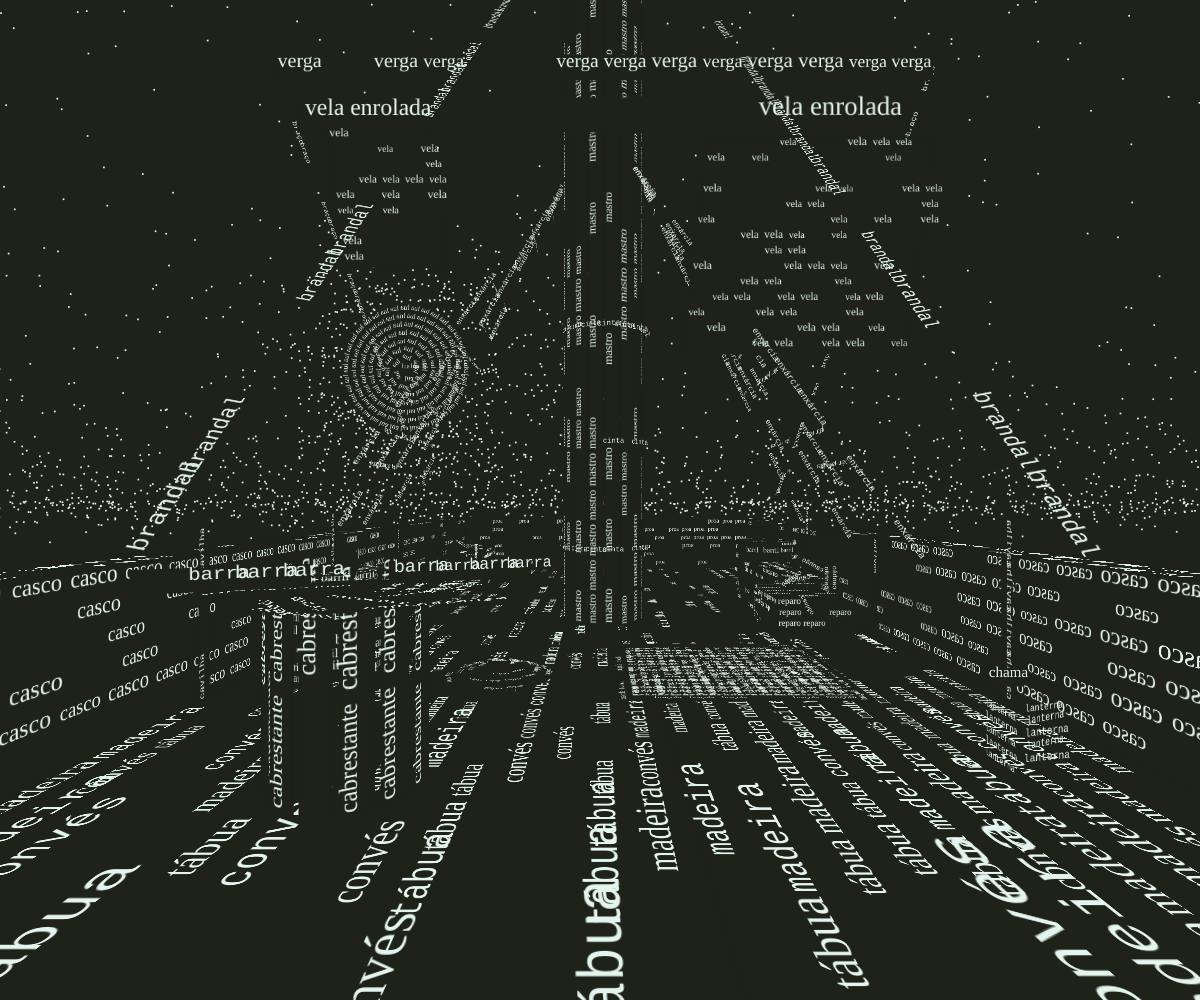
Frame 1 (no input)
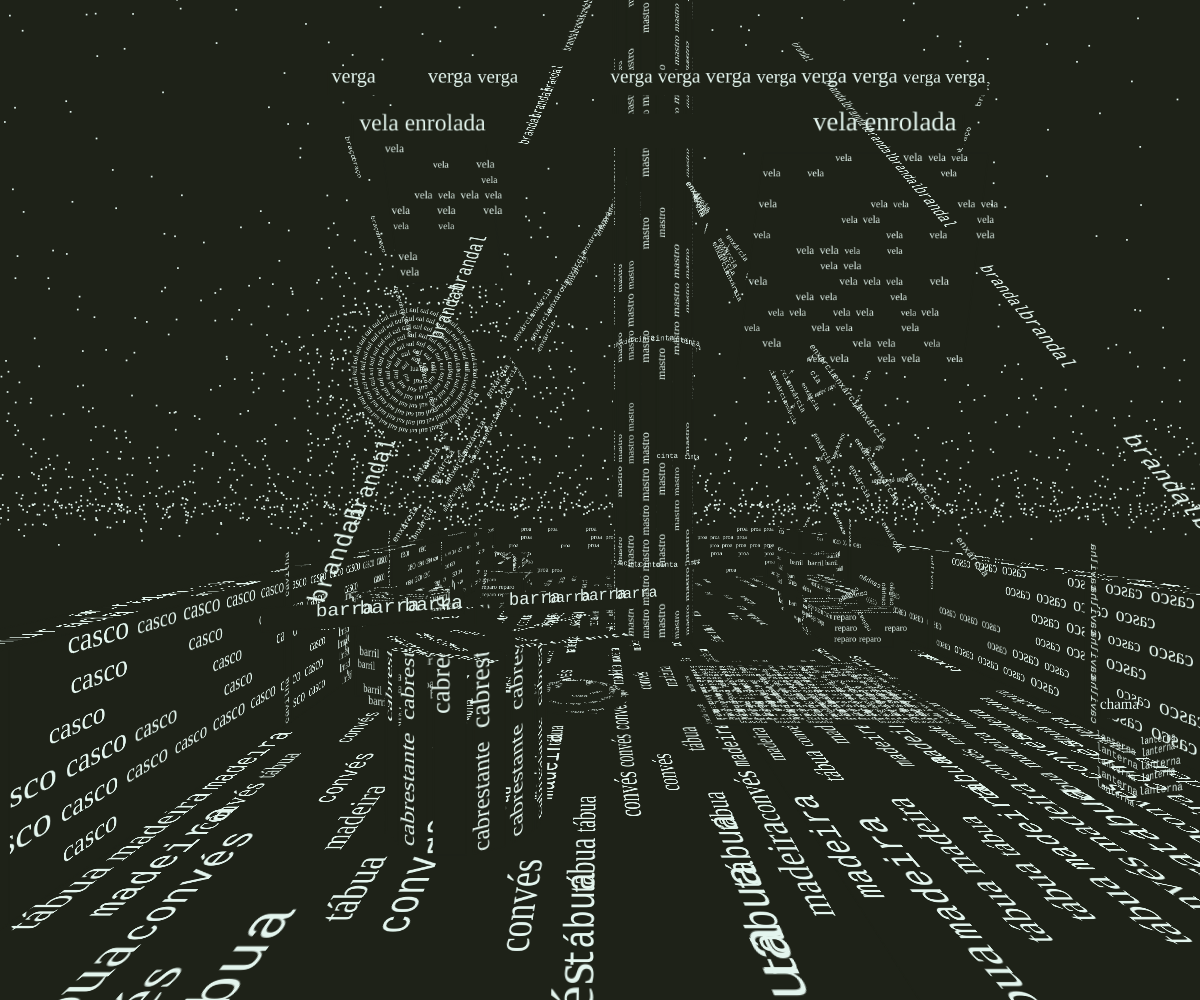
Frame 60 (no input)
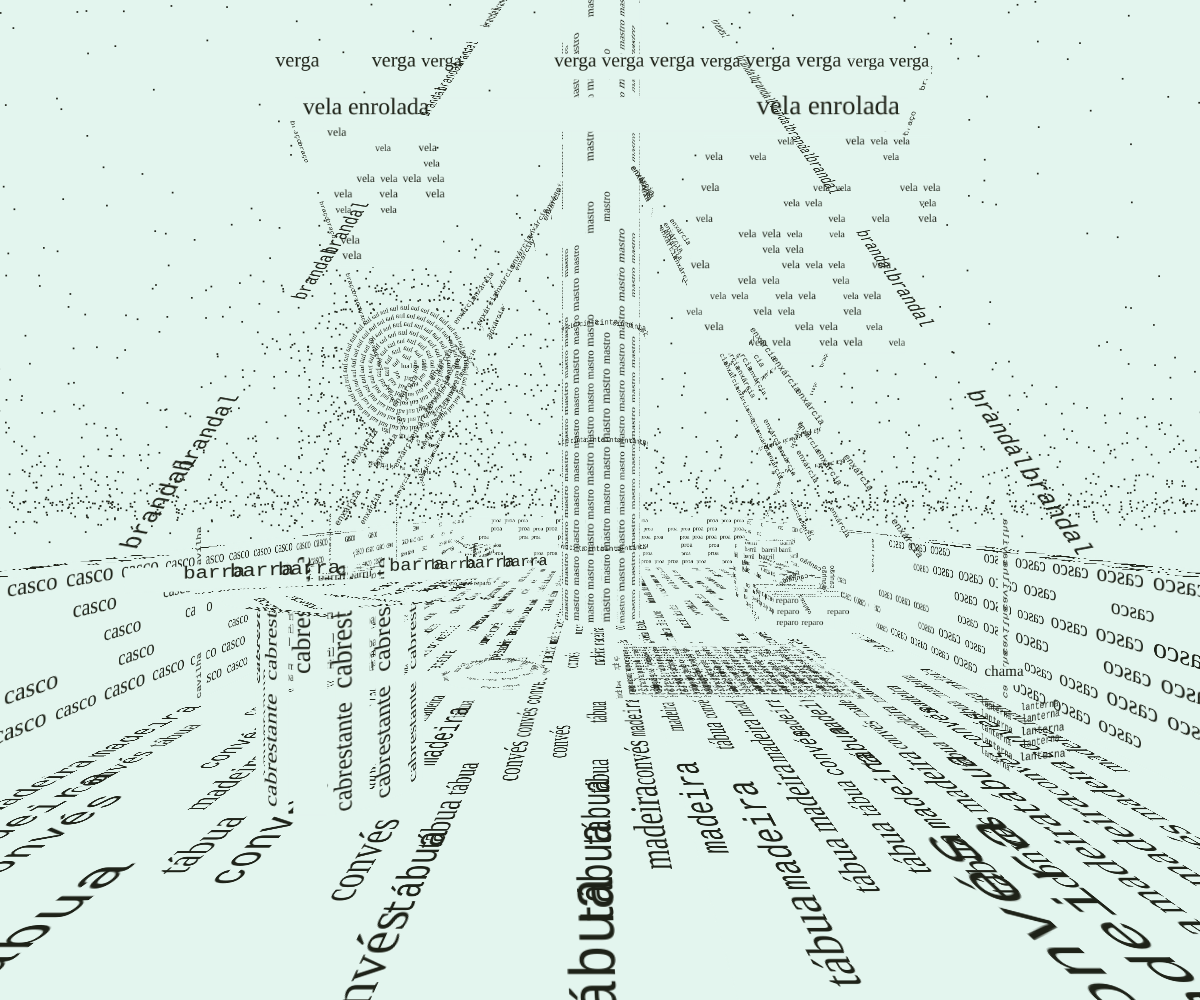
Frame 120 (the mouse pressed at the canvas centre since frame 60)

The p5.js sketch that drew these frames (run headless with seeded random() and noise() and a simulated clock; from frame 60 on, the mouse is pressed at the canvas centre):

// p5.js sketch
// ── sketch.js
// Convés 3D feito só de palavras — 1 ponto de fuga, dither por luz, inspirada em Return of the Obra Dinn.
// p5.js v2 (jsDelivr). Cada palavra vive no espaço 3D (metros) e é projetada a cada frame.
const SER = ["Georgia, serif", "'Times New Roman', serif"], MONO = ["'Courier New', monospace"];
const SANS = ["Verdana, sans-serif", "Impact, 'Arial Narrow', sans-serif"], IMP = ["Impact, 'Arial Narrow', sans-serif"];
const SCR = ["'Brush Script MT', cursive"];
const LV = { obj: { a: .36, b: 1, tm: .6 }, struct: { a: .28, b: 1, tm: .7 }, bg: { a: .1, b: .5, tm: 1 }, sp: { a: .12, b: 1, tm: .7 }, moon: { a: 1, b: 1, tm: 0 } };
const LIGHTS = [[-10, 10, 20, 30, .3, 0], [2.3, .4, 3.6, 4.2, .8, 1], [0, 3, 6, 9, .2, 0]]; // x,y,z,raio,força,flicker
const S = 40; // tamanho local do texto (escalado por matriz)
let faces = [], inv = false, moved = false, camX = 0, camY = 1.5, FL = 520, cx = 0, cy = 0;

const vAdd = (a, b) => [a[0] + b[0], a[1] + b[1], a[2] + b[2]], vSub = (a, b) => [a[0] - b[0], a[1] - b[1], a[2] - b[2]];
const vMul = (a, k) => [a[0] * k, a[1] * k, a[2] * k], vLen = a => Math.hypot(a[0], a[1], a[2]), vNrm = a => vMul(a, 1 / vLen(a));
const prj = (x, y, z) => [cx + FL * (x - camX) / z, cy - FL * (y - camY) / z];

function setup() { createCanvas(windowWidth, windowHeight); pixelDensity(1); build(); }
function windowResized() { resizeCanvas(windowWidth, windowHeight); }
function mousePressed() { inv = !inv; document.body.style.background = inv ? '#e3f5ee' : '#1e2218'; resetSprites(); }
function mouseMoved() { moved = true; }

// ---------- construção ----------
function addFace(quad, k, fill, words, lv, dots) { faces.push({ quad, k, fill, words, lv, dots }); }
const GAP = { obj: 1.12, struct: 1.3, bg: 1.7, sp: 1.3, moon: 1.12 }, ROW = { obj: 1.25, struct: 1.5, bg: 2, sp: 1.5, moon: 1.25 };
function lineWords(words, t, s0, d, len, H, up, F, lv) {
  let p = random(0, .3) * H;
  while (p < len) {
    const tt = Array.isArray(t) ? random(t) : t, f = random(F), h = H * random(.9, 1.12);
    textFont(f); textSize(100);
    words.push({ t: tt, f, h, x: s0[0] + d[0] * p, y: s0[1] + d[1] * p, z: s0[2] + d[2] * p, d, u: up, th: random() * LV[lv].tm });
    p += textWidth(tt) / 100 * h * GAP[lv];
  }
}
// superfície: linhas de palavras ao longo de A, empilhadas ao longo de B
function surf(t, O, A, B, H, up, F, lv, o = {}) {
  const d = vNrm(A), n = Math.max(1, Math.round(vLen(B) / (H * ROW[lv]))), words = [];
  for (let i = 0; i < n; i++) lineWords(words, t, vAdd(O, vMul(B, (i + .5) / n)), d, vLen(A), H, up, F, lv);
  const q = [O, vAdd(O, A), vAdd(vAdd(O, A), B), vAdd(O, B)];
  addFace(q, o.k ?? (q[0][2] + q[2][2]) / 2, o.fill ?? true, words, lv);
}
function rail(t, P, Q, H, up, F, lv, o = {}) { surf(t, P, vSub(Q, P), vMul(up, H * 1.3), H, up, F, lv, o); }
// anel (ou arco) de palavras: C + U cosθ + V sinθ
function circ(t, C, U, V, H, F, lv, o = {}) {
  const words = []; let a = o.a0 ?? 0;
  while (a < (o.a1 ?? TWO_PI)) {
    const f = random(F), h = H * random(.92, 1.1);
    textFont(f); textSize(100);
    const out = [U[0] * cos(a) + V[0] * sin(a), U[1] * cos(a) + V[1] * sin(a), U[2] * cos(a) + V[2] * sin(a)];
    const tg = [-U[0] * sin(a) + V[0] * cos(a), -U[1] * sin(a) + V[1] * cos(a), -U[2] * sin(a) + V[2] * cos(a)];
    words.push({ t, f, h, x: C[0] + out[0], y: C[1] + out[1], z: C[2] + out[2], d: vNrm(tg), u: o.up || vNrm(out), th: random() * LV[lv].tm });
    a += textWidth(t) / 100 * h * 1.15 / vLen(tg);
  }
  addFace(null, o.k ?? C[2], false, words, lv);
}
function boxy(t, x, y, z, w, h, d, H, F, lv) { // caixa vista de frente: lateral, topo, frente
  surf(t, [x + w / 2 < 0 ? x + w : x, y, z], [0, 0, d], [0, h, 0], H, [0, 1, 0], F, lv);
  surf(t, [x, y + h, z], [w, 0, 0], [0, 0, d], H, [0, 0, 1], F, lv);
  surf(t, [x, y, z], [w, 0, 0], [0, h, 0], H, [0, 1, 0], F, lv);
}
function rope(t, P, Q, H, lv, o = {}) { // cabo: faixa de palavras entre dois pontos 3D
  if (P[0] > Q[0]) [P, Q] = [Q, P];
  const A = vSub(Q, P); let u = [-A[1], A[0], 0];
  u = vLen(u) < 1e-6 ? [0, 1, 0] : vNrm(u);
  surf(t, P, A, vMul(u, H * 1.3), H, u, o.F || MONO, lv, { k: o.k ?? (P[2] + Q[2]) / 2, fill: o.fill ?? false });
}
function column(t, cx, cz, R, y0, y1, H, n, lv, F) { // cilindro vertical: colunas de palavras na metade da frente
  for (let i = 0; i < n; i++) {
    const a = (i + .5) / n * PI, x = cx - R * cos(a), z = cz - R * sin(a), up = [-sin(a), 0, cos(a)];
    rail(t, [x - up[0] * H * .65, y0, z - up[2] * H * .65], [x - up[0] * H * .65, y1, z - up[2] * H * .65], H, up, F, lv, { k: z });
  }
}
function disc(C, rx, rz, k) { // polígono de fundo (oclusão) para tampas e tapetes
  const q = []; for (let i = 0; i < 24; i++) q.push([C[0] + rx * cos(i / 24 * TWO_PI), C[1], C[2] + rz * sin(i / 24 * TWO_PI)]);
  addFace(q, k, true, [], 'bg');
}
function barrel(x, z) {
  addFace([[x - .4, 0, z], [x + .4, 0, z], [x + .4, .9, z], [x - .4, .9, z]], z + .1, true, [], 'obj');
  for (let y = .06; y < .9; y += .1) circ("barril", [x, y, z], [-(.4 + .06 * sin(PI * y / .9)), 0, 0], [0, 0, -(.4 + .06 * sin(PI * y / .9))], .1, SER, 'obj', { k: z, a1: PI, up: [0, 1, 0] });
  disc([x, .9, z], .4, .4, z - .05);
  for (const r of [.36, .24, .12]) circ("barril", [x, .91, z], [r, 0, 0], [0, 0, r], .09, SER, 'obj', { k: z - .1 });
}
function cannon(x, z) {
  const xf = x + (x < 0 ? .22 : -.22), xw = x + (x < 0 ? .35 : -.35);
  boxy("reparo", x - .35, 0, z, .7, .38, 1.3, .1, SER, 'obj');
  surf("canhão", [x - .22, .62, z - .2], [0, 0, 2], [.44, 0, 0], .12, [-1, 0, 0], MONO, 'obj', { k: z + .8 });
  surf("canhão", [xf, .4, z - .2], [0, 0, 2], [0, .22, 0], .1, [0, 1, 0], MONO, 'obj', { k: z + .81 });
  for (const r of [.22, .13]) circ("canhão", [x, .51, z - .2], [r, 0, 0], [0, r, 0], .07, MONO, 'obj', { k: z - .25 });
  for (const r of [.18, .1]) circ("roda", [xw, .18, z + .9], [0, r, 0], [0, 0, r], .06, MONO, 'obj', { k: z + .3 });
}

function build() {
  randomSeed(11); faces = [];
  const UP = [0, 1, 0], FLAT = [0, 0, 1], HW = 3.05, BH = 1.1, L0 = 1.2, L1 = 14, MZ = 8, MR = .5;

  // ---- céu pontilhado, lua e mar ----
  // O pontilhado cobre uma área muito maior que qualquer tela (x até ±108, y até 100 no plano z = 45),
  // assim as bordas nunca aparecem, nem com paralaxe, janela larga ou celular em pé.
  const sky = [], M = [-14, 11], MRd = 4.4;
  for (let i = 0; i < 260000 && sky.length < 7000; i++) {
    const x = random(-108, 108), y = random(1.5, 100), dm = Math.hypot(x - M[0], y - M[1]);
    if (dm > MRd + .4 && random() < .45 * Math.min(1, .5 * Math.exp(-(y - 1.5) / 3) + .9 * Math.exp(-(dm - MRd - .4) / 2.6) + .015)) sky.push([x, y, 45]);
  }
  for (let i = 0; i < 14000; i++) { // faixa pontilhada logo abaixo do horizonte
    const x = random(-108, 108), y = random(-1.5, 1.5);
    if (random() < .55 * Math.exp(-(1.5 - y) * 1.5) + .01) sky.push([x, y, 45]);
  }
  addFace(null, 102, false, [], 'bg', sky);
  for (const r of [4.2, 3.6, 3, 2.4, 1.8, 1.2, .6]) circ("lua", [M[0], M[1], 44.9], [r, 0, 0], [0, r, 0], .5, SER, 'moon', { k: 101.9 });
  surf("lua", [M[0] - .35, M[1] - .15, 44.9], [.7, 0, 0], [0, .3, 0], .5, UP, SER, 'moon', { k: 101.9, fill: false });
  surf("mar", [-14, -2.5, 3], [28, 0, 0], [0, 0, 31], .4, FLAT, SER, 'bg', { k: 101, fill: false });

  // ---- convés: tábuas no sentido do comprimento, rumo ao ponto de fuga ----
  const PL = ["tábua", "convés", "madeira"], PF = [...SER, ...MONO];
  surf(PL, [-HW, 0, L0], [0, 0, L1 - L0], [HW + .4, 0, 0], .17, [-1, 0, 0], PF, 'struct', { k: 100 });
  surf(PL, [.4, 0, L0], [0, 0, L1 - L0], [HW - .4, 0, 0], .17, [-1, 0, 0], PF, 'sp', { k: 100 });
  for (const sx of [-1, 1]) { // amuradas
    const x = sx * HW;
    surf("casco", [x, 0, L0], [0, 0, L1 - L0], [0, BH, 0], .13, UP, SER, sx > 0 ? 'sp' : 'struct', { k: 100 });
    surf("amurada", [sx < 0 ? x - .4 : x, BH, L0], [0, 0, L1 - L0], [.4, 0, 0], .14, [-1, 0, 0], MONO, 'struct', { k: 99.9 });
    for (let z = 2.5; z < L1; z += 2.3) rail("cavilha", [x, 0, z], [x, BH, z], .09, [0, 0, -1], MONO, 'struct', { k: 99.8 });
  }
  surf("proa", [-HW, 0, L1], [2 * HW, 0, 0], [0, BH, 0], .13, UP, SER, 'struct', { k: 99.95 });
  surf("amurada", [-HW, BH, L1], [2 * HW, 0, 0], [0, 0, .4], .14, FLAT, MONO, 'struct', { k: 99.9 });
  rope("gurupés", [0, 1, L1 + .2], [0, 2.5, 22], .22, 'obj', { k: 17, fill: true, F: SER });

  // ---- mastro principal, verga e vela enrolada ----
  column("mastro", 0, MZ, MR, 0, 11, .14, 8, 'obj', SER);
  for (const y of [.9, 2.2, 3.6]) circ("cinta", [0, y, MZ], [-MR - .04, 0, 0], [0, 0, -MR - .04], .09, MONO, 'obj', { k: MZ - MR - .1, a1: PI, up: UP });
  rail("verga", [-3.9, 6.5, MZ - MR - .1], [3.9, 6.5, MZ - MR - .1], .22, UP, SER, 'obj', { k: MZ - MR - .2 });
  rail("vela enrolada", [-3.6, 5.85, MZ - MR - .15], [3.6, 5.85, MZ - MR - .15], .3, UP, SER, 'obj', { k: MZ - MR - .25 });
  surf("vela", [.9, 3.2, MZ - .8], [2.6, 0, 0], [.3, 2.5, 0], .12, UP, SER, 'struct', { k: MZ - .8 });   // panos rasgados
  surf("vela", [-3, 4.2, MZ - .8], [1.2, 0, 0], [-.2, 1.6, 0], .12, UP, SER, 'struct', { k: MZ - .8 });

  // ---- cordame: enxárcias, degraus, estais e brandais ----
  for (const sx of [-1, 1]) {
    const T = [sx * .3, 5.5, MZ - .45], Bs = [6.4, 7.2, 8, 8.8, 9.6].map(z => [sx * (HW - .05), BH + .05, z]);
    Bs.forEach(b => rope("enxárcia", T, b, .09, 'struct'));
    for (let j = 0; j < 4; j++) for (let t = .12; t < .9; t += .08)
      rope("degrau", vAdd(vMul(T, 1 - t), vMul(Bs[j], t)), vAdd(vMul(T, 1 - t), vMul(Bs[j + 1], t)), .08, 'struct', { F: SER });
    rope("brandal", [sx * .2, 9, MZ - .3], [sx * 1.6, 1.3, 2.2], .1, 'struct');
    rope("braço", [sx * 3.9, 6.5, MZ - .7], [sx * 3, 1.2, 11], .08, 'struct');
  }
  rope("estai", [0, 9.5, MZ], [0, 2.4, 21.5], .1, 'struct');

  // ---- cabrestante (como na imagem de referência) ----
  const CX = -1.4, CZ = 3.4;
  column("cabrestante", CX, CZ, .42, 0, 1, .12, 7, 'obj', SER);
  disc([CX, 1, CZ], .58, .58, CZ - .7);
  for (const r of [.55, .4, .26, .12]) circ("cabrestante", [CX, 1.01, CZ], [r, 0, 0], [0, 0, r], .09, MONO, 'obj', { k: CZ - .71 });
  for (const a of [.35, 1.9, 3.5, 5.1]) {
    const P = [CX + .2 * cos(a), 1.05, CZ + .2 * sin(a)], Q = [CX + 1 * cos(a), 1.05, CZ + 1 * sin(a)];
    P[0] < Q[0] ? rail("barra", P, Q, .09, UP, MONO, 'obj', { k: CZ - .72 }) : rail("barra", Q, P, .09, UP, MONO, 'obj', { k: CZ - .72 });
  }

  // ---- escotilha com grade ----
  surf("grade", [.2, .02, 4.7], [1.7, 0, 0], [0, 0, 1.6], .08, FLAT, MONO, 'obj', { k: 5.6 });
  surf("grade", [.2, .025, 4.7], [0, 0, 1.6], [1.7, 0, 0], .08, [-1, 0, 0], MONO, 'obj', { k: 5.59, fill: false });
  surf("braçola", [.1, .03, 4.62], [1.9, 0, 0], [0, 0, .1], .07, FLAT, SER, 'struct', { k: 5.5 });
  surf("braçola", [.1, .03, 6.3], [1.9, 0, 0], [0, 0, .1], .07, FLAT, SER, 'struct', { k: 5.5 });
  surf("braçola", [.1, .03, 4.62], [0, 0, 1.78], [.1, 0, 0], .07, [-1, 0, 0], SER, 'struct', { k: 5.5 });
  surf("braçola", [1.9, .03, 4.62], [0, 0, 1.78], [.1, 0, 0], .07, [-1, 0, 0], SER, 'struct', { k: 5.5 });

  // ---- canhões, barris, rolo de cabo e lanterna ----
  cannon(2.35, 7.2); cannon(-2.35, 10.6);
  barrel(-2.4, 5.4); barrel(2.45, 9.4);
  disc([-.9, .03, 5.3], .45, .45, 5.5);
  [.4, .3, .2, .1].forEach((r, i) => circ("cabo", [-.9, .04 + .03 * i, 5.3], [r, 0, 0], [0, 0, r], .07, SER, 'obj', { k: 5.4 - .05 * i }));
  for (let y = .05; y < .4; y += .07) circ("lanterna", [2.3, y, 3.6], [-.12, 0, 0], [0, 0, -.12], .06, MONO, 'obj', { k: 3.6, a1: PI, up: UP });
  surf("chama", [2.2, .44, 3.6], [.2, 0, 0], [0, .1, 0], .08, UP, SCR, 'obj', { k: 3.55 });

  faces.sort((a, b) => b.k - a.k);
  prep();
}

// Cada par palavra+fonte é rasterizado uma vez em um sprite; no desenho só se faz drawImage (rápido, na GPU).
const LEVELS = [14, 28, 56];
function getImg(g, li, fg) {
  if (g.imgs[li]) return g.imgs[li];
  const sp = LEVELS[li], c = document.createElement('canvas'), x = c.getContext('2d');
  x.font = sp + 'px ' + g.f; const w = Math.ceil(x.measureText(g.t).width) + 4;
  c.width = w; c.height = Math.ceil(sp * 1.4);
  x.font = sp + 'px ' + g.f; x.fillStyle = fg; x.textBaseline = 'alphabetic'; x.fillText(g.t, 2, sp * 1.05);
  return (g.imgs[li] = c);
}
function resetSprites() { for (const fc of faces) for (const g of fc.groups) g.imgs = []; }

// Pré-calcula tudo que não muda por frame: luz fixa, neblina, agrupamento por fonte,
// e descarta palavras que nunca poderiam aparecer.
function prep() {
  for (const fc of faces) {
    const L = LV[fc.lv], by = {};
    for (const w of fc.words) {
      w.fog = fc.lv === 'moon' ? 1 : Math.max(.35, 1 - .45 * w.z / 16);
      if (w.th >= L.b * w.fog) continue;
      let ls = 0, lf = 0;
      for (const g of LIGHTS) {
        const l = Math.max(0, 1 - Math.hypot(w.x - g[0], w.y - g[1], w.z - g[2]) / g[3]) * g[4];
        if (g[5]) lf = Math.max(lf, l); else ls = Math.max(ls, l);
      }
      w.ls = ls; w.lf = lf;
      (by[w.t + '|' + w.f] ??= []).push(w);
    }
    fc.groups = Object.values(by).map(words => ({ t: words[0].t, f: words[0].f, words, imgs: [] }));
  }
}

// ---------- desenho ----------
// Usa o contexto 2D nativo (muito mais rápido que text() do p5 para milhares de palavras).
function draw() {
  const ctx = drawingContext, pd = pixelDensity();
  const fg = inv ? '#1e2218' : '#e3f5ee', bgc = inv ? '#e3f5ee' : '#1e2218';
  FL = Math.min(width * .52, height * .8125); cx = width / 2; cy = height * .5;
  const tx = moved ? (mouseX / width - .5) * 1.4 : Math.sin(frameCount * .012) * .35, ty = 1.5 + (moved ? (.5 - mouseY / height) * .4 : 0);
  camX += (tx - camX) * .06; camY += (ty - camY) * .06;
  const mx = moved ? mouseX : width * .6, my = moved ? mouseY : height * .45, MRAD = Math.max(width, height) * .22;
  const flick = noise(frameCount * .08) * .5 + .8;

  ctx.setTransform(pd, 0, 0, pd, 0, 0);
  ctx.fillStyle = bgc; ctx.fillRect(0, 0, width, height);
  ctx.lineWidth = 1.5; ctx.imageSmoothingQuality = 'low';

  for (const fc of faces) {
    const L = LV[fc.lv], La = L.a, Lb = L.b, Lr = 1 - L.a;
    ctx.setTransform(pd, 0, 0, pd, 0, 0);
    if (fc.fill && fc.quad.every(q => q[2] > .3)) {
      ctx.fillStyle = bgc; ctx.strokeStyle = bgc; ctx.beginPath();
      fc.quad.forEach((q, i) => { const s = prj(q[0], q[1], q[2]); i ? ctx.lineTo(s[0], s[1]) : ctx.moveTo(s[0], s[1]); });
      ctx.closePath(); ctx.fill(); ctx.stroke();
    }
    ctx.fillStyle = fg;
    if (fc.dots) for (const d of fc.dots) { const s = prj(d[0], d[1], d[2]); if (s[0] > -4 && s[0] < width + 4 && s[1] > -4 && s[1] < height + 4) ctx.fillRect(s[0], s[1], 1.7, 1.7); }
    for (const g of fc.groups) {
      for (const w of g.words) {
        const z = w.z, sz = w.h * FL / z; if (z < .5 || sz < 4) continue;
        const X = w.x - camX, Y = w.y - camY, iz = 1 / z;
        const sx = cx + FL * X * iz, sy = cy - FL * Y * iz;
        if (sx < -200 || sx > width + 200 || sy < -200 || sy > height + 200) continue;
        const dx = sx - mx, dy = sy - my;
        let l = 1 - Math.sqrt(dx * dx + dy * dy) / MRAD; if (l < w.ls) l = w.ls;
        const lf = w.lf * flick; if (l < lf) l = lf; if (l < 0) l = 0;
        if (Lb * (La + Lr * l) * w.fog <= w.th) continue;
        const li = sz <= 14 ? 0 : sz <= 28 ? 1 : 2, sp = LEVELS[li];
        // derivada analítica da projeção ao longo de d (leitura) e u (cima)
        const k = w.h / sp * FL * iz * iz, d = w.d, u = w.u;
        ctx.setTransform(
          (d[0] * z - X * d[2]) * k * pd, -(d[1] * z - Y * d[2]) * k * pd,
          -(u[0] * z - X * u[2]) * k * pd, (u[1] * z - Y * u[2]) * k * pd,
          sx * pd, sy * pd);
        ctx.drawImage(getImg(g, li, fg), -2, -sp * 1.05);
      }
    }
  }
  ctx.setTransform(pd, 0, 0, pd, 0, 0);
}
